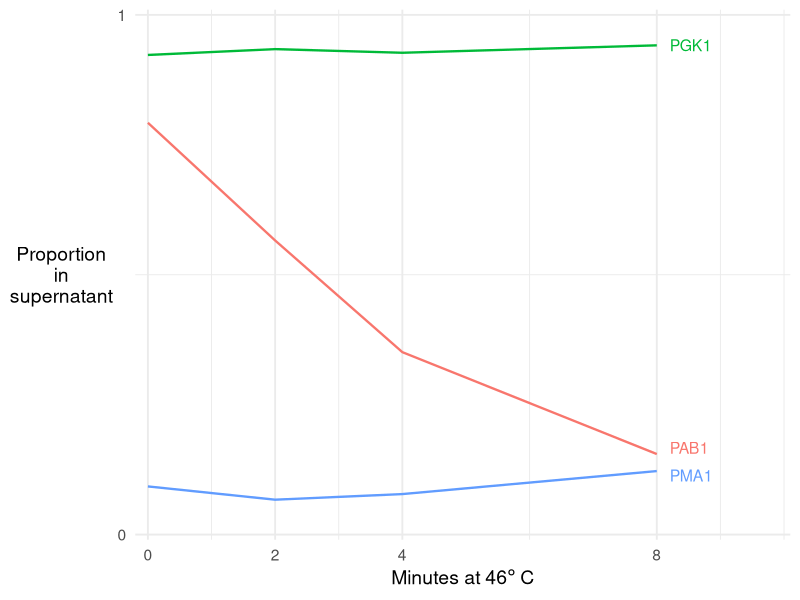
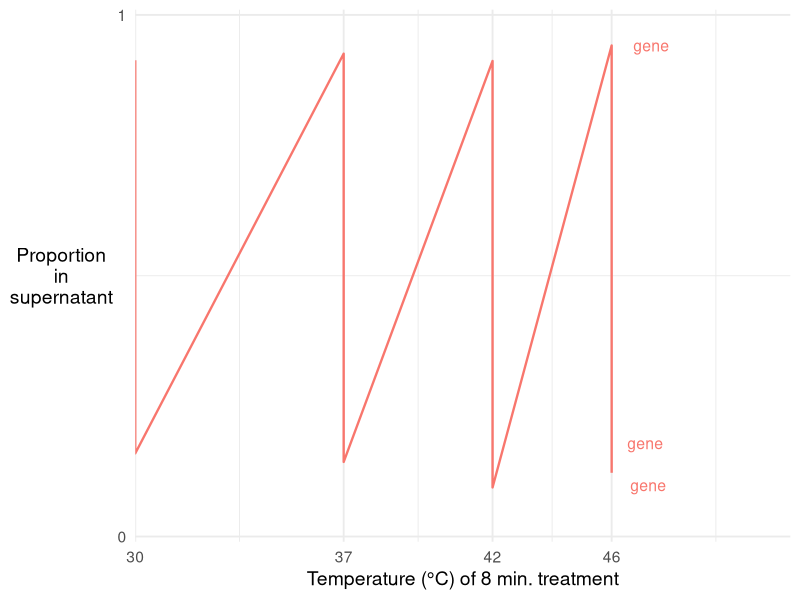
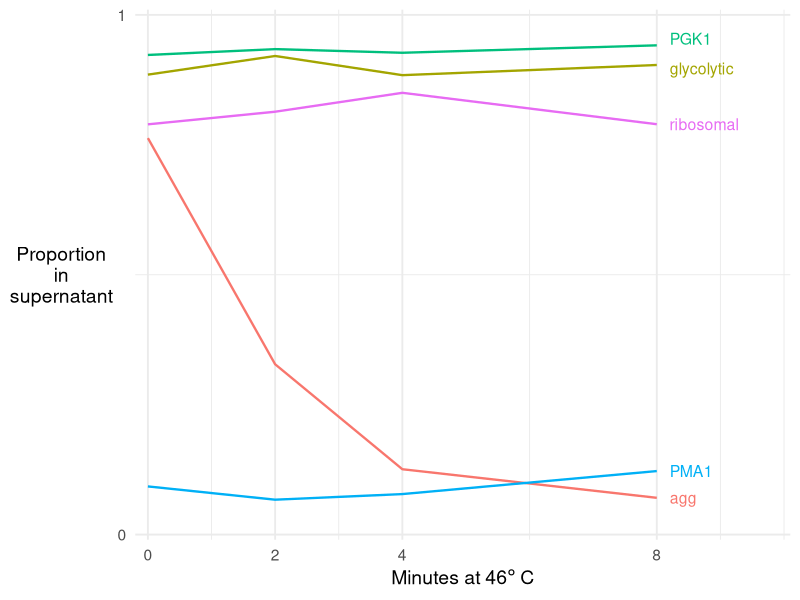
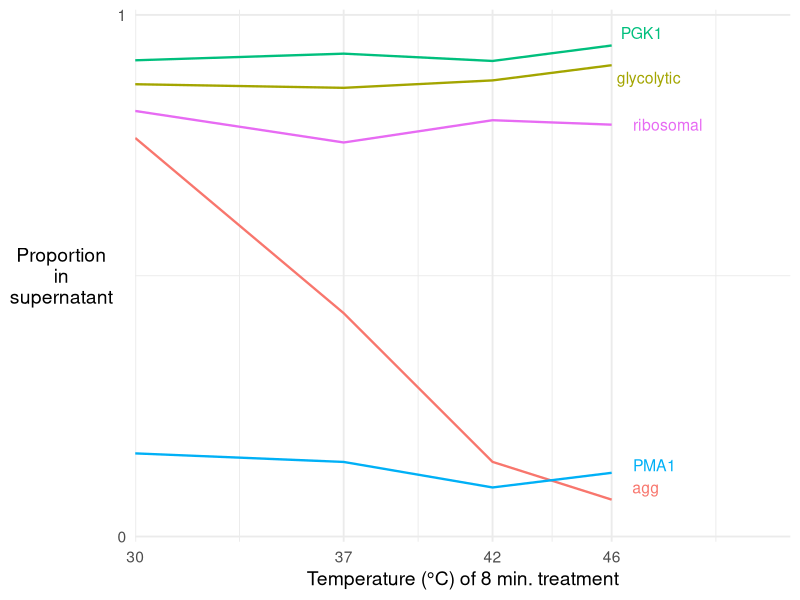

Recreate these plots in R, in order.
## ---- chunk 1
# install.packages(c("shiny","data.table","ggplot2","devtools"))
# devtools::install_github("aoles/shinyURL")
# query strings:
# psup_shiny/?ids=PGK1,OLA1,PMA1&idType=gene&interval=F&plotType=time
# psup_shiny/?ids=YER165W&idType=orf&interval=T&plotType=time

# To publish:
# runGitHub( "psup_shiny", "dad")
# and Publish

#library(shiny)
library(ggplot2)
library(ggrepel)
library(tidyverse)
#library(shinyURL)
## ---- chunk 2
ps_dt = read_tsv("./scer_aggregation_psup_long.txt", comment='#')

theme_set(theme_minimal(base_size=14) %+replace% theme(legend.position="none"))
## ---- chunk 3

splitstring = function(s) {
  # Take string formatted as "ribosomal=RPS1, RPS2; glycolytic=GLK1,TDH3" and split into a
  # list(ribosomal=('RPS1','RPS2'), glycolytic=c('GLK1','TDH3'))
  # e.g. ribosomal=RPL32,RPL4A,RPL19A,RPS9B,RPL21A,RPS29B,RPL31A,RPL35A,RPL4B; glycolytic=GLK1,TDH3; agg=ded1, pab1; pma1; pgk1
  classes = str_split(s,';')[[1]]
  
  x = sapply(classes, function(ss) {
    res = str_split(ss,'=')[[1]]
    if (length(res)==2){
      label=gsub("[[:space:]]",'',res[1])
      genenames = res[2]
    } else {
      # No label; use gene as label
      trimname = gsub("[[:space:]]",'',res[1])
      label=toupper(trimname)
      genenames = trimname
    }
    genes=toupper(gsub("[[:space:]]", "", str_split(genenames,',')[[1]]))
    g = list(g=genes)
    names(g)[1] = label
    g
  }, USE.NAMES = F)
  x
}

scale_y_pSup = function(name=NULL) {
    list(scale_y_continuous(name,expand=c(0.01,0),limits=c(0,1),
                       #breaks=seq(0,1,.25),labels=c("0","","0.5","","1"))
                       breaks=c(0,1)),
         theme(axis.title.y=element_text(angle=0, vjust=0.5)))
}

scale_time = function(name=expression("Minutes at "*46*degree~C*""),
                       text=TRUE) {
    if (text) {
        mylim=c(0,9.9)
    } else {
        mylim=c(0,8)
    }
    scale_x_continuous(name,expand=c(0.01,0.1),limits=mylim,
                       breaks=c(0,2,4,8))
}

plotmygenes = function(mygenes,data=ps_dt,
                        tempexps=c("30C.rep2","37C.8min","42C.8min","46C.8min"),
                        temps=c(30,37,42,46), tempbreaks=temps,
                        timeexps=c("30C.rep1","46C.2min","46C.4min","46C.8min"),
                        times=c(0,2,4,8), 
                        errorbars=FALSE,linewidth=0.8,
                        idType=c("gene","orf")) {
    names(temps) = tempexps
    names(times) = timeexps
    
    if(idType=="gene") {
        ps_dt_temp = ps_dt |> filter(gene %in% mygenes & experiment %in% tempexps)
        ps_dt_time = ps_dt |> filter(gene %in% mygenes & experiment %in% timeexps)
    } else if(idType=="orf") {
        ps_dt_temp = ps_dt |> filter(orf %in% mygenes & experiment %in% tempexps)
        ps_dt_time = ps_dt |> filter(orf %in% mygenes & experiment %in% timeexps)
    } else {
        stop("idType must be gene or orf")
    }
    ps_dt_temp$temp = temps[ps_dt_temp$experiment ]
    plot_temp = ggplot(data=ps_dt_temp,
                        aes(x=.data[["temp"]],y=.data[["psup"]],ymin=.data[["psup.lo"]],ymax=.data[["psup.hi"]],
                                   colour=idType,label=idType)) +
        geom_line(linewidth=linewidth) + 
        geom_text_repel(size=4,data=ps_dt_temp |> filter(temp==max(temps)),
                  aes(x=max(temp)+0.5,y=psup), xlim=c(46,52)) +
        coord_cartesian(xlim=c(30,52)) +
#        scale_x_continuous(expression("Temperature "*(degree*C)*" of 8 min. treatment"),
        scale_x_continuous("Temperature (\u00b0C) of 8 min. treatment",
            breaks=tempbreaks,labels=tempbreaks, expand=c(0,0)) +
        scale_y_pSup("Proportion\nin\nsupernatant")
    
    ps_dt_time$time = times[ps_dt_time$experiment ]
    
    plot_time = ggplot(data=ps_dt_time,
                        aes_string(x="time",y="psup",ymin="psup.lo",ymax="psup.hi",
                                   colour=idType,label=idType)) +
        geom_line(size=linewidth) +
        geom_text_repel(size=4,data=subset(ps_dt_time,time==max(times)),
                  aes(x=max(time)+0.1,y=psup), xlim=c(8,12)) +
        scale_y_pSup("Proportion\nin\nsupernatant") + scale_time()
    
    if (errorbars) {
        plot_temp = plot_temp + geom_pointrange()
        plot_time = plot_time + geom_pointrange()
    }
    
    return(list(plot_time=plot_time,plot_temp=plot_temp))

}

plotgenes_categories = function(gene_cat_list,data=ps_dt,
                        tempexps=c("30C.rep2","37C.8min","42C.8min","46C.8min"),
                        temps=c(30,37,42,46), tempbreaks=temps,
                        timeexps=c("30C.rep1","46C.2min","46C.4min","46C.8min"),
                        times=c(0,2,4,8), 
                        errorbars=FALSE,linewidth=0.8,
                        idType=c("gene","orf")) {
    names(temps) = tempexps
    names(times) = timeexps
    
    if (!is_list(gene_cat_list)) {
      gene_cat_list = list("<unnamed>"=gene_cat_list)
    }

    ps_dt_temp_all = bind_rows(lapply(names(gene_cat_list), function(cat) {
        mygenes = gene_cat_list[[cat]]
        ps_dt |> filter(.data[[idType]] %in% mygenes & experiment %in% tempexps) |> mutate(category=cat)
     }))
    
    ps_dt_time_all = bind_rows(lapply(names(gene_cat_list), function(cat) {
        mygenes = gene_cat_list[[cat]]
        ps_dt |> filter(.data[[idType]] %in% mygenes & experiment %in% timeexps) |> mutate(category=cat)
     }))
    
    # Summarize by category
    ps_dt_temp = ps_dt_temp_all |> group_by(experiment, category) |> summarise(sd=sd(psup,na.rm=T), se=sd/sqrt(n()), psup=mean(psup), psup.lo=psup-sd, psup.hi=psup+sd, category=first(category))
    ps_dt_time = ps_dt_time_all |> group_by(experiment, category) |> summarise(sd=sd(psup,na.rm=T), se=sd/sqrt(n()), psup=mean(psup), psup.lo=psup-sd, psup.hi=psup+sd, category=first(category))
    
    ps_dt_temp$temp = temps[ps_dt_temp$experiment ]
    plot_temp = ggplot(data=ps_dt_temp,
                        aes(x=.data[["temp"]],y=.data[["psup"]],ymin=.data[["psup.lo"]],ymax=.data[["psup.hi"]],
                                   colour=category,label=category)) +
        geom_line(linewidth=linewidth) + 
        geom_text_repel(size=4,data=ps_dt_temp |> filter(temp==max(temps)),
                  aes(x=max(temps)+0.5,y=psup), xlim=c(46,52)) +
        coord_cartesian(xlim=c(30,52)) +
#        scale_x_continuous(expression("Temperature "*(degree*C)*" of 8 min. treatment"),
        scale_x_continuous("Temperature (\u00b0C) of 8 min. treatment",
            breaks=tempbreaks,labels=tempbreaks, expand=c(0,0)) +
        scale_y_pSup("Proportion\nin\nsupernatant")
    
    ps_dt_time$time = times[ps_dt_time$experiment ]
    
    plot_time = ggplot(data=ps_dt_time,
                        aes(x=.data[["time"]],y=.data[["psup"]],ymin=.data[["psup.lo"]],ymax=.data[["psup.hi"]],
                                   colour=category,label=category)) +
        geom_line(size=linewidth) +
        geom_text_repel(size=4,data=subset(ps_dt_time,time==max(times)),
                  aes(x=max(times)+0.1,y=psup), xlim=c(8,12)) +
        scale_y_pSup("Proportion\nin\nsupernatant") + scale_time()
    
    if (errorbars) {
        plot_temp = plot_temp + geom_pointrange()
        plot_time = plot_time + geom_pointrange()
    }
    
    return(list(plot_time=plot_time,plot_temp=plot_temp))

}
## ---- chunk 4
splitstring = function(s) {
  # Take string formatted as "ribosomal=RPS1,RPS2; glycolytic=GLK1,TDH3" and split into a
  # list(ribosomal=('RPS1','RPS2'), glycolytic=c('GLK1','TDH3'))
  #if (T) {  s = "ribosomal=RPL32,RPL4A,RPL19A,RPS9B,RPL21A,RPS29B,RPL31A,RPL35A,RPL4B; glycolytic=GLK1,TDH3; agg=ded1,pab1; pma1; pgk1" }
  classes = str_split(s,';')[[1]]
  
  x = sapply(classes, function(ss) {
    res = str_split(ss,'=')[[1]]
    if (length(res)==2){
      label=gsub("[[:space:]]",'',res[1])
      genenames = res[2]
    } else {
      # No label; use gene as label
      trimname = gsub("[[:space:]]",'',res[1])
      label=toupper(trimname)
      genenames = trimname
    }
    genes=toupper(str_split(gsub("\\((.*)\\)", "\\1",genenames),',')[[1]])
    g = list(g=genes)
    names(g)[1] = label
    #print(g)
    g
  }, USE.NAMES = F)
  x
}

plot_from_input = function(s, errorbars, idType) {
  if (grepl('=',s,fixed=TRUE)) { 
    # This is a named list
    ids = splitstring(s)
    #print(paste("named categories:",ids))
    fun = plotgenes_categories
  } else {
    ids = toupper(strsplit(gsub(" ", "", s, fixed = TRUE),",")[[1]])
    #print(paste("flat list:",ids))
    fun = plotmygenes
  }
  print(ids)
  print(idType)
  fun(ids, errorbars=errorbars, idType=idType)
}

the_string = "ribosomal=RPL32,RPL4A,RPL19A,RPS9B,RPL21A,RPS29B,RPL31A,RPL35A,RPL4B; glycolytic=GLK1,TDH3; agg=ded1, pab1; pma1; pgk1"
splitstring(the_string)
plot_from_input("PAB1,PGK1,PMA1", FALSE, "gene")
plot_from_input(the_string, FALSE, "gene")
ribgenes = unique(unlist(ps_dt |> filter(substring(gene, 1,3) %in% c('RPL','RPS')) |> select(gene)))
#rib2genes = setdiff(ribgenes, c('RPL23B','RPS14B','RPL38','RPL39','RPS27'))
#agggenes = c('PAB1','DED1','XRN1','DCP1','NUG1','OLA1')
#p = plotgenes_categories(list("ribosomal"=ribgenes, "aggregator"=agggenes), idType='gene', errorbars = TRUE)
#p$plot_temp

